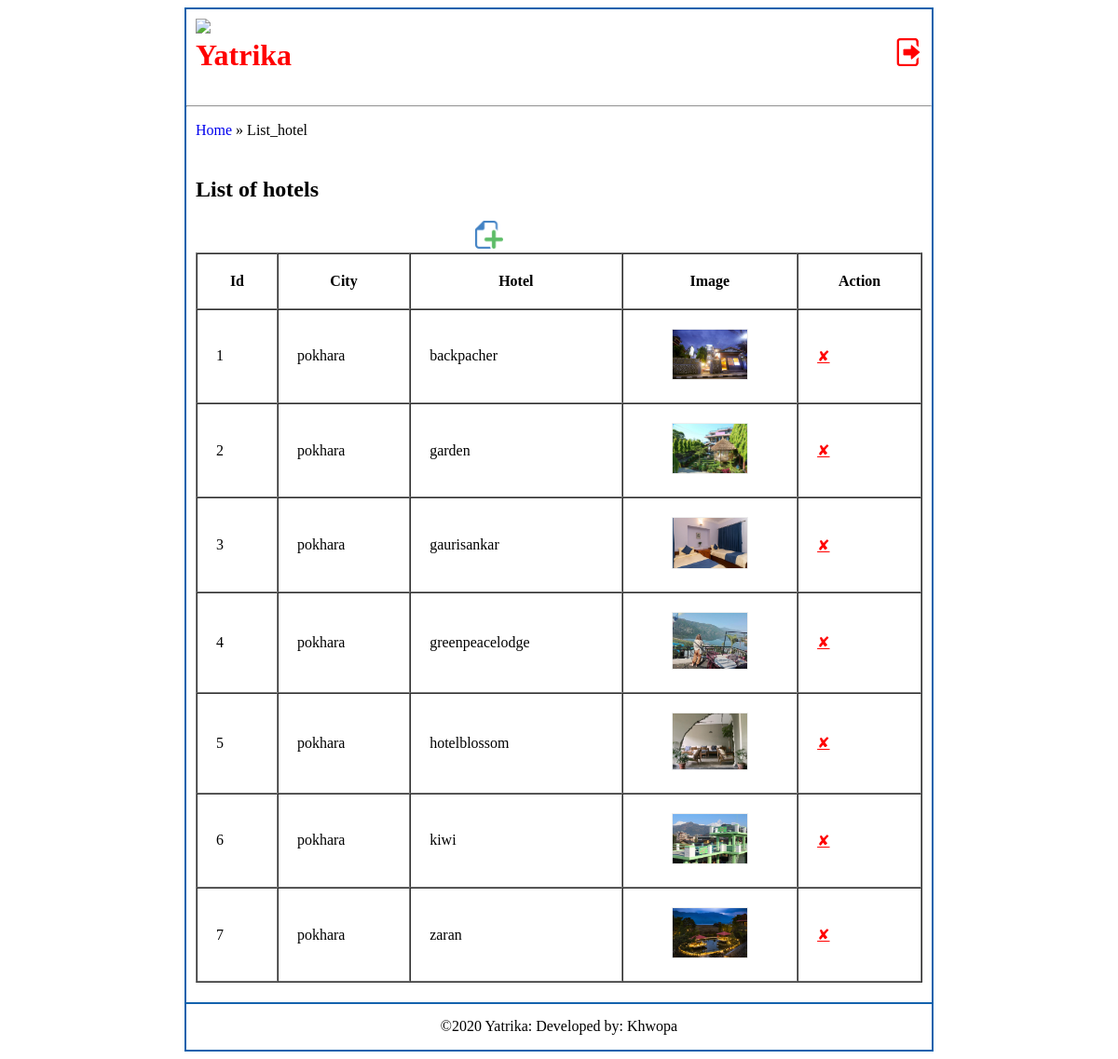
The page /admin/list_hotel.php (signed in) on the database its author committed.
### tables this page shows
CREATE TABLE `hotel` (
  `id` int(11) NOT NULL,
  `city` varchar(30) NOT NULL,
  `hotel` varchar(30) NOT NULL,
  `image_hotel` longblob NOT NULL
);

### admin/list_hotel.php (the view, shortened to what this page needs)
<?php
$conn = mysqli_connect("localhost","root", "", "visitnepal");
$sql = "SELECT * FROM `hotel` WHERE 1 Limit 0, 10";
$result = mysqli_query($conn, $sql);
?>
<?php include 'includes/header.php';?>
<p id="breadcrumb"><a href="index.php" style="padding-left: 10px;">Home</a> &raquo; List_hotel</p>
<div class="content">
	<h2>List of hotels</h2>
	<a href="add_hotel.php"><img src="images/add.png" style=" margin-left: 300px;" height="30px"></a>
	<form action="" method="POST" name="hotele" enctype="multipart/form-data">
		<table border="1" cellspacing="0" cellpadding
		="20" width="100%">
		<tr>
			<th>Id</th>
			<th>City</th>
			<th>Hotel</th>
			<th>Image</th>
			<th>Action</th>
		</tr>
		<?php
		if (mysqli_num_rows($result) > 0) {
			$i=0;
			while($row = mysqli_fetch_assoc($result)) {
				?>
				<tr>
					<td><?= ++$i;?></td>
					<td><?= $row["city"];?></td>
					<td><?= $row["hotel"];?></td>
					<td style="text-align: center;"><img style="width: 80px; border: 1px solid #eee;" src="files/<?= $row["image_hotel"];?>" alt="Thumb"></td>
					<td><a style="color: #F00;" onclick="return confirm('Are you sure you want to delete this entry?')" href="delete_hotel.php?id=<?= $row['id'];?>">&#10008;</a></td>
				</tr>
				<?php
			}
		} else {
			?>
			<tr>
				<td colspan="5">No Record(s) found.</td>
			</tr>
			<?php
		}
		?>
	</table>
</div>
<?php include 'includes/footer.php';?>

### admin/includes/header.php (shortened to what this page needs)
<!DOCTYPE html>
<html>
<head>
    <link rel="stylesheet" type="text/css" href="css/styles.css">
</head>
<body>
    <div class="body_wrapper">
        <div class="header">
        	<div style="width: 12%; float: left;">
        		<img src="images/logo.png" width="80px">
        	</div>
        	<div>
        		<h1 style="color: #F00;">Yatrika<span style="float: right;"><a href="logout.php"><img src="images/logout.png" width="30px;"></a></span></h1>
        	</div>
        </div>
        <hr>

### admin/includes/footer.php
		<p style="text-align: center; border-top: 2px solid #1362AD; padding-top: 15px;">&copy;<?= date('Y');?> Yatrika: Developed by: Khwopa </p>
	</div>
</body>
</html>

### admin/css/styles.css (style rules this page uses)
.body_wrapper { margin: 5px auto; width: 800px; min-height: 400px; border: 2px solid #1362AD; }
.header { margin: 5px; padding: 5px; }
.content { margin: 5px; padding: 5px; }
#breadcrumb a { text-decoration: none; }
hr { color: #1362AD; }

### rows shown on the page
hotel: city "pokhara", hotel "backpacher", image_hotel (picture)
hotel: city "pokhara", hotel "garden", image_hotel (picture)
hotel: city "pokhara", hotel "gaurisankar", image_hotel (picture)
hotel: city "pokhara", hotel "greenpeacelodge", image_hotel (picture)
hotel: city "pokhara", hotel "hotelblossom", image_hotel (picture)
hotel: city "pokhara", hotel "kiwi", image_hotel (picture)
hotel: city "pokhara", hotel "zaran", image_hotel (picture)
